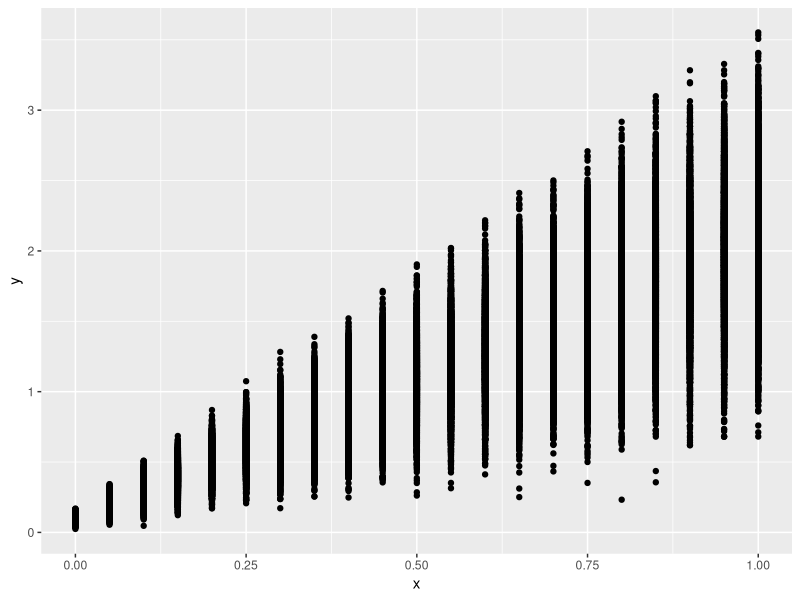
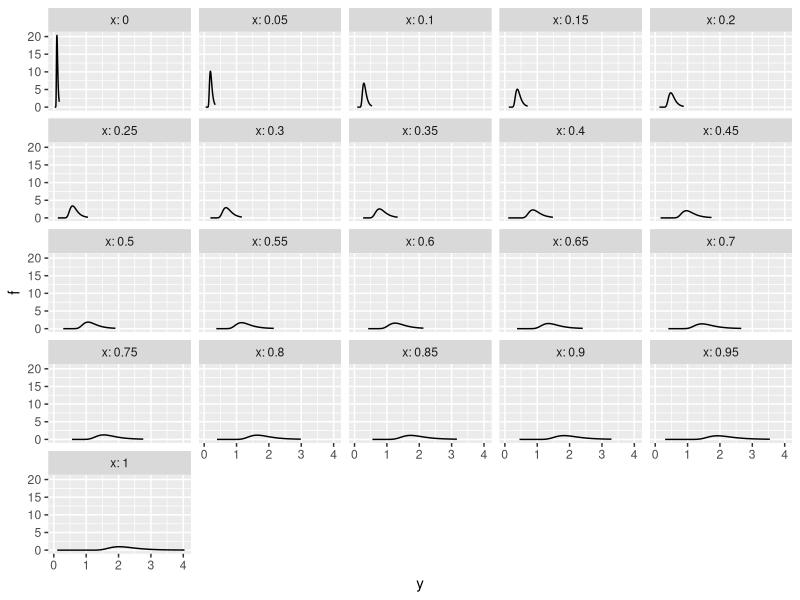
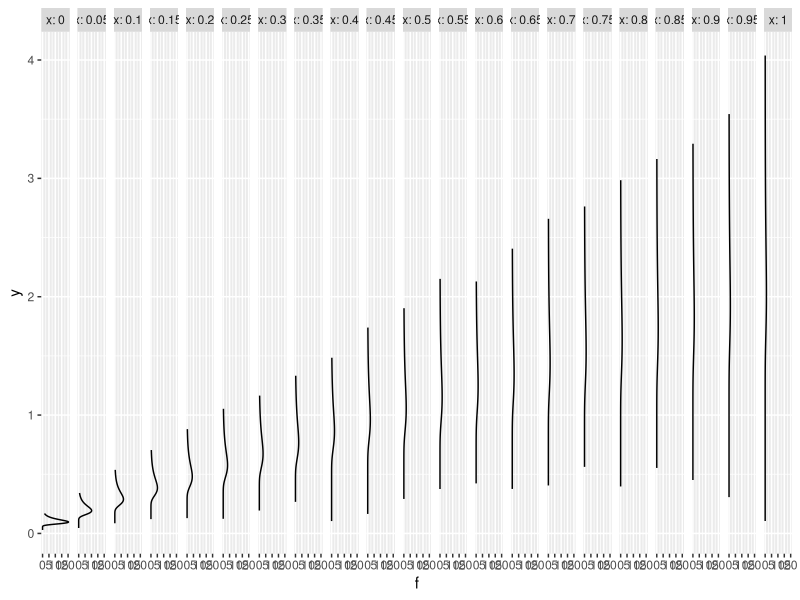

Here is the R script that generated these plots, in order: (Note: this script raises an error after producing the figures.)
## ---- chunk 1
library(tidyverse)

list.files("R", full.names = TRUE) |>  walk(source)
## ---- chunk 2
X_SEQ <- seq(0, 1 , .01)
P1 <- .1
P2 <- 2
P3 <- .2
P3_P <- 0.4
## ---- chunk 3

mu_linear_fun <- function(p, x){
  p[1] + p[2] * x
}



r_lineal_vectorized_fun <- function(p, x) {
  mu <- mu_linear_fun(c(p[1], p[2]), x)
  noise <- rnorm(length(x), # we create as many samples as values of xs we have
                 mean = 0, 
                 sd = p[3]) # Let's use the third component for the noise
  noise_2 <- noise*mu #lo he hecho así, quizá está mal
  
  mu + noise_2
}


## ---- chunk 4

data_raw <- crossing(x = seq(0, 1, .05), n = 1:5000) |> 
  mutate(y = r_lineal_vectorized_fun(c(P1, P2, P3), x))

## ---- chunk 5

data_raw |> ggplot() + 
  geom_point(aes(x = x, y = y))

## ---- chunk 6

pdf_lineal_fun_noise <- function(y, p, x) {
  dnorm(y, 
        mean = mu_linear_fun(c(p[1], p[2]), x), 
        sd = p[3]*y) 
}


pdf_lineal_noise <- crossing(x = seq(0, 1, .05), n = 1:5000) |> 
  mutate(y = r_lineal_vectorized_fun(c(P1, P2, P3), x)) |> 
  mutate(f = pdf_lineal_fun_noise(y, c(P1, P2, P3), x))

pdf_lineal_noise |> 
  ggplot(aes(x = y, y = f)) +
  facet_wrap(vars(x), labeller = "label_both") +
  geom_line()

## ---- chunk 7
pdf_lineal_noise |> 
  ggplot(aes(x = y, y = f)) +
  facet_wrap(vars(x), labeller = "label_both", nrow = 1) +
  geom_line() +
  coord_flip()
## ---- chunk 8
data <- data_raw |> group_by(x) |>  
  summarise(mean_y= mean(y), sd_y=sd(y)) |> 
  ungroup() |> 
  mutate(dmu = dmu(x, mean_y)) |> 
  drop_na() |> 
  mutate(delta = dmu/sd_y)
## ---- chunk 9
data |> ggplot() + geom_line(aes(x = x, y= mean_y))
## ---- chunk 10
data |> ggplot() + geom_line(aes(x= x, y= delta)) 
